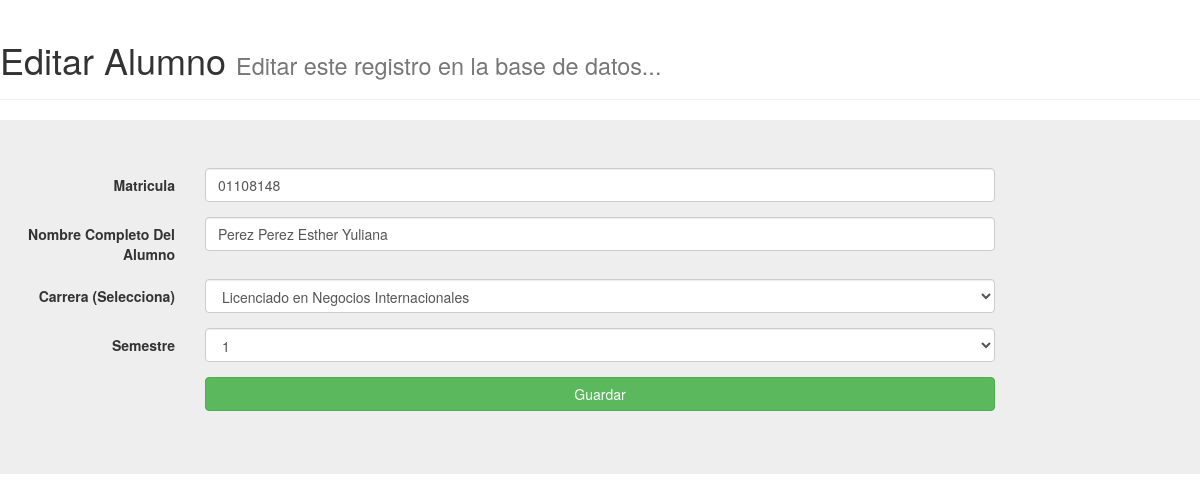
Page /FormsEditar/Alumnos.php?Matricula_Alumno=01108148 on the committed database.
### tables this page shows
CREATE TABLE IF NOT EXISTS `alumnos` (
  `Id_Alumno` int(11) NOT NULL,
  `Matricula_Alumno` varchar(10) NOT NULL,
  `Nombre_Alumno` varchar(70) NOT NULL,
  `Carrera_Alumno` varchar(50) NOT NULL,
  `Semestre_Alumno` varchar(50) NOT NULL
);

### configuracion.php (called while the page is built, shortened)
<?php
  $ALUMNOS = "alumnos";
?>

### FormsEditar/Alumnos.php (the view, shortened to what this page needs)
<?php
  include "../configuracion.php";
  $mysqli = new mysqli($SERVIDOR,$USER,$PASS,$BD);
    if ($mysqli->connect_errno)
    {
      echo "Fallo al conectar al servidor: (" . $mysqli->connect_errno . ") " . $mysqli->connect_error;
    }
      else
        {
          $mat = $_GET['Matricula_Alumno'];
            $Ver_Alumno = "SELECT * FROM $ALUMNOS WHERE Matricula_Alumno = '".$mat."'";
            $Result_ver_alumno = $mysqli->query($Ver_Alumno);
          $row = $Result_ver_alumno->fetch_assoc();
      }
   ?>
<html>
  <head>
    <link rel="stylesheet" href="../includes/css/bootstrap.css">
  </head>
  <body>
    <div class="page-header">
      <h1>Editar Alumno <small>Editar este registro en la base de datos...</small></h1>
    </div>
    <section class="jumbotron">
      <form class="form-horizontal" action="../BibliotecaPHP/Update_Alumnos.php" method="post">
        <div class="form-group">
          <label class="control-label col-sm-2">Matricula</label>
          <div class="col-sm-8">
            <input class="form-control" type="text" name="Matricula_Alumno" value="<?php echo $row['Matricula_Alumno']?>">
          </div>
        </div>
        <div class="form-group">
          <label class="control-label col-sm-2">Nombre Completo Del Alumno</label>
          <div class="col-sm-8">
            <input class="form-control" type="text" name="Nombre_Alumno" value="<?php echo $row['Nombre_Alumno']?>">
          </div>
        </div>
        <div class="form-group">
          <label class="control-label col-sm-2">Carrera (Selecciona)</label>
          <div class="col-sm-8">
            <select class="form-control" type="text" name="Carrera_Alumno">
              <option><?php echo $row['Carrera_Alumno'] ?></option>
            </select>
          </div>
        </div>
        <div class="form-group">
          <label class="control-label col-sm-2">Semestre</label>
          <div class="col-sm-8">
            <select class="form-control" type="number" name="Semestre_Alumno" >
              <option><?php echo $row['Semestre_Alumno']; ?> </option>
            </select>
          </div>
        </div>
        <div class="form-group">
          <div class="col-sm-offset-2 col-sm-8">
            <button type="submit" class="btn btn-success btn-block">Guardar</button>
          </div>
        </div>
      </form>
    </section>
  </body>
</html>

### rows in the picture
alumnos: Matricula_Alumno "01108148", Nombre_Alumno "Perez Perez Esther Yuliana", Carrera_Alumno "Licenciado en Negocios Internacionales", Semestre_Alumno "1"
